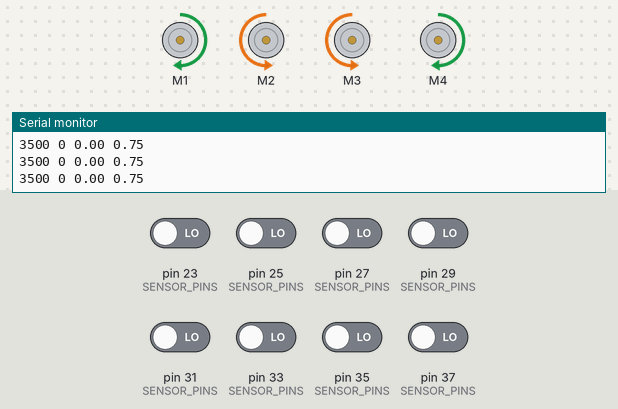
This sketch was run on a simulated Arduino Mega 2560, built with avr-gcc and run on an emulated ATmega2560. Shown: 4 × DC motor (green arrow = forward, orange = backward, longer = faster), the last lines printed to the serial monitor. The test bench sets the inputs (shaded band); at power-on: pin 23 (SENSOR_PINS), pin 25 (SENSOR_PINS), pin 27 (SENSOR_PINS), pin 29 (SENSOR_PINS), pin 31 (SENSOR_PINS), pin 33 (SENSOR_PINS), pin 35 (SENSOR_PINS), pin 37 (SENSOR_PINS) LOW.

Above: at 11.8 s.
11.9 s: pin 23 (SENSOR_PINS) driven HIGH
At 13.1 s:
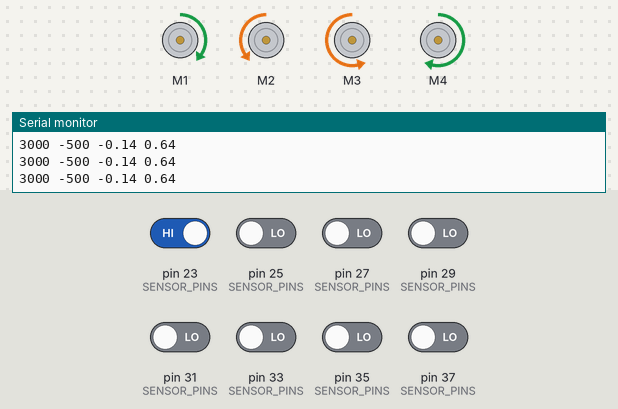
13.4 s: pin 25 (SENSOR_PINS) driven HIGH
At 13.9 s:
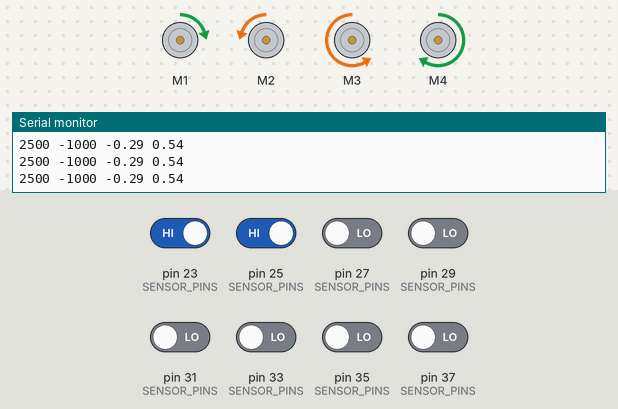
14.9 s: pin 27 (SENSOR_PINS) driven HIGH
At 15.2 s:
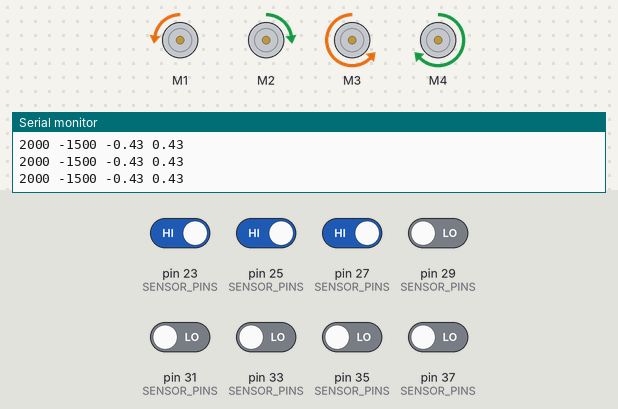
16.4 s: pin 29 (SENSOR_PINS) driven HIGH
At 17.6 s:
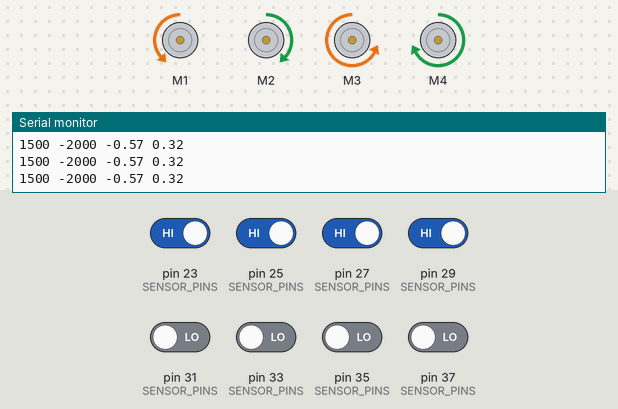
17.9 s: pin 31 (SENSOR_PINS) driven HIGH
At 18.4 s:
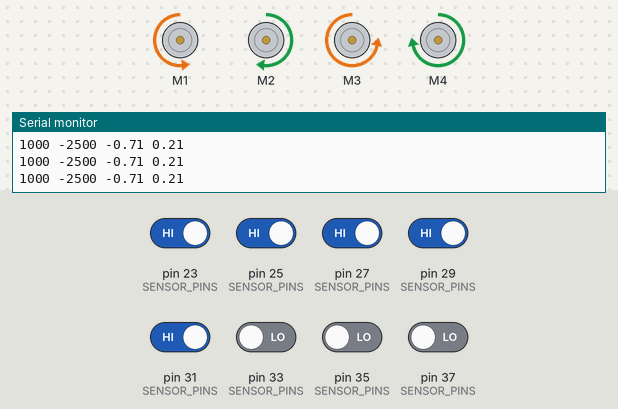
19.4 s: pin 33 (SENSOR_PINS) driven HIGH
At 19.7 s:
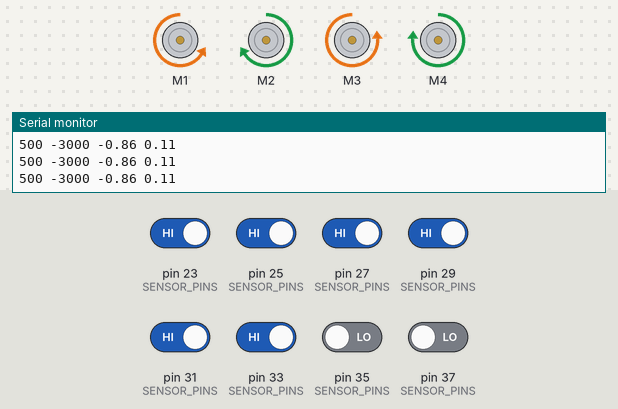
Timing chart, 0 to 21.9 s (numbered marks = the images above; inputs shaded):
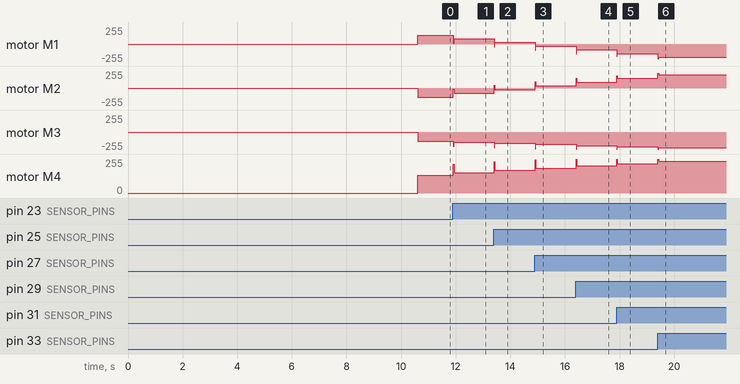

Measured:
- after the input at 11.9 s, motor M1: forward 135/255 → forward 79/255 at once; motor M2: backward 135/255 → backward 79/255 at once; motor M3: backward 135/255 → backward 152/255 at once; motor M4: forward 135/255 → forward 152/255 at once
- after the input at 13.4 s, motor M1: forward 79/255 → forward 23/255 at once; motor M2: backward 79/255 → backward 23/255 at once; motor M3: backward 152/255 → backward 169/255 at once; motor M4: forward 152/255 → forward 169/255 at once
- after the input at 14.9 s, motor M1: forward 23/255 → backward 32/255 at once; motor M2: backward 23/255 → forward 32/255 at once; motor M3: backward 169/255 → backward 186/255 at once; motor M4: forward 169/255 → forward 186/255 at once
- after the input at 16.4 s, motor M1: backward 32/255 → backward 87/255 at once; motor M2: forward 32/255 → forward 87/255 at once; motor M3: backward 186/255 → backward 203/255 at once; motor M4: forward 186/255 → forward 203/255 at once
- after the input at 17.9 s, motor M1: backward 87/255 → backward 143/255 at once; motor M2: forward 87/255 → forward 143/255 at once; motor M3: backward 203/255 → backward 220/255 at once; motor M4: forward 203/255 → forward 220/255 at once
- after the input at 19.4 s, motor M1: backward 143/255 → backward 199/255 at once; motor M2: forward 143/255 → forward 199/255 at once; motor M3: backward 220/255 → backward 237/255 at once; motor M4: forward 220/255 → forward 237/255 at once

The sketch:

LineFollowingRightSide.ino
```cpp
#include <Mecanum.h>

#include <Wire.h>

#include <QTRSensors.h>
#include <Adafruit_MotorShield.h>

const int FOLLOWER_OFFSET = 3500;

// PID constants
const double Kp = 1.0f / FOLLOWER_OFFSET; // experiment to determine this, start by something small that just makes your bot follow the line at a slow speed
const double Kd = 0.0005f; // experiment to determine this, slowly increase the speeds and adjust this value. ( Note: Kp < Kd)

// Line follower connections
const int NUM_SENSORS = 8;     // number of sensors used
const int EMITTER_PIN = 8;     // Line-following sensor emitter
unsigned char SENSOR_PINS[] = {37, 35, 33, 31, 29, 27, 25, 23};
const unsigned int TIMEOUT = 2000;

QTRSensorsRC qtrrc(SENSOR_PINS, NUM_SENSORS, TIMEOUT);

// Interacts with the mecanum wheels and the motor shield
Mecanum mecanum;

void setup() {
	Serial.begin(9600);
	Serial.println("Starting calibration");

	// Calibrate the line-following sensor
	delay(500);

	for (int i = 0; i < 400; i++) {
		qtrrc.calibrate();
	}

	// Print the calibration minimum and maximum values measured when emitters were on
	for (int i = 0; i < NUM_SENSORS; i++) {
		Serial.print("Min: ");
		Serial.print(qtrrc.calibratedMinimumOn[i]);
		Serial.print(" Max: ");
		Serial.print(qtrrc.calibratedMaximumOn[i]);
		Serial.println();
	}

	mecanum.begin();
}

int lastError = 0;

void loop() {
	// Get line follower readings
	unsigned int sensors[NUM_SENSORS];
	int position = qtrrc.readLine(sensors, QTR_EMITTERS_ON, 1);

	// Calculate the error
	// Positive error is to the left; negative error is to the right
	int error = position - FOLLOWER_OFFSET;

	// Convert the error into a motor speed
	double rotation = Kp * error + Kd * (error - lastError);

	lastError = error;

	// Bounds-checking
	rotation = (rotation > 1) ? 1 : rotation;
	rotation = (rotation < -1) ? -1 : rotation;

	double speed = 0.75 * (1.0-abs(error)/((double) FOLLOWER_OFFSET));
	speed = (speed > 1) ? 1 : speed;
	speed = (speed < 0) ? 0 : speed;

	// Send the speed
	mecanum.mecRun(speed, PI_4*2, rotation);

	// Display the results
	Serial.print(position);
	Serial.print(' ');
	Serial.print(error);
	Serial.print(' ');
	Serial.print(rotation);
	Serial.print(' ');
	Serial.print(speed);
	Serial.println();
}
```
